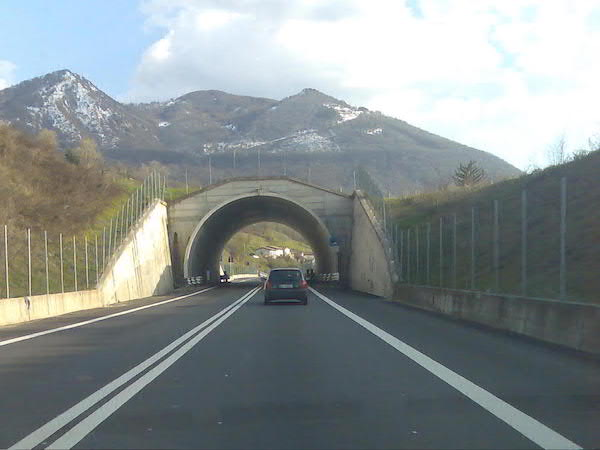
#> input picture Lanes-Detection/teste.jpg, 600 x 450 px
$ python Road.py
#> lines starting #> are read from the running program, lines starting #| are printed output that depends on the picture; after the words box and inside, x2 and y2 are one past the last pixel; in counts of white or black regions, pixels touching at a corner belong together
#> further down, img is the input picture: shape (450, 600, 3); mean B, G, R 143.6, 143.2, 135.4
import cv2 as cv
import numpy as np
import time
import matplotlib.pyplot as plt

def make_coordinates(img, line_parameters):
    slope, intercept = line_parameters
    y1 = img.shape[0]
    y2 = int(y1*(3.5/5))
    x1 = int((y1 - intercept)/slope)
    x2 = int((y2 - intercept)/slope)
    return np.array([x1, y1, x2, y2])

def average_slope_intercept(img, lines):
    left_fit = []
    right_fit = []
    for line in lines:
        x1, y1, x2, y2 = line.reshape(4)
        parameters = np.polyfit((x1, x2), (y1, y2), 1)
        slope = parameters[0]
        intercept = parameters[1]
        if slope < 0:
            left_fit.append((slope, intercept))
        else:
            right_fit.append((slope, intercept))
    left_fit_average = np.average(left_fit, axis=0)
    right_fit_average = np.average(right_fit, axis=0)
    left_line = make_coordinates(img, left_fit_average)
    right_line = make_coordinates(img, right_fit_average)
    return np.array([left_line, right_line])

def canny(img):
    gray = cv.cvtColor(img, cv.COLOR_BGR2GRAY)
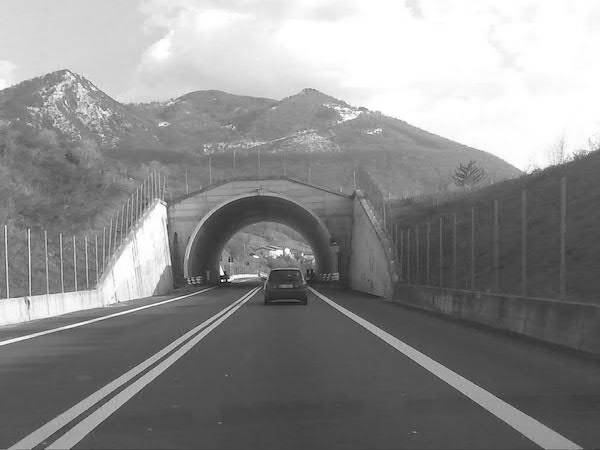
#> gray: shape (450, 600); min 2, max 255, mean 140.9
    blur = cv.GaussianBlur(gray, (5, 5), 0)
    canny = cv.Canny(blur, 100, 200)
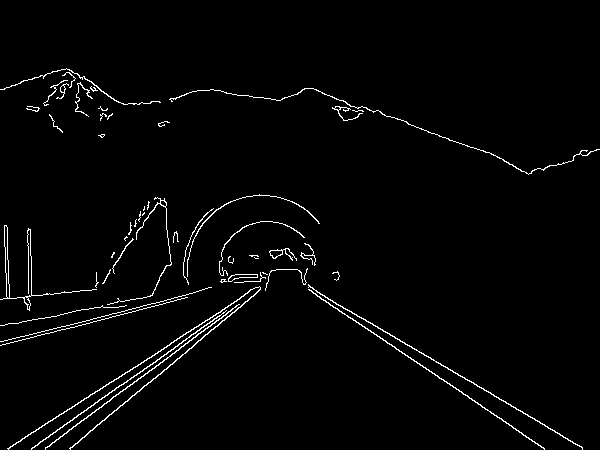
#> canny: shape (450, 600); 2.2% white in thin lines or dots, all inside (x1, y1, x2, y2) = (0, 68, 600, 450)
    return canny

def display_lines(img, lines):
    line_img = np.zeros_like(img)
    if lines is not None:
        for x1, y1, x2, y2 in lines:
            cv.line(line_img, (x1, y1), (x2, y2), (255, 0, 0), 10)
    return line_img

def region_of_interest(img):
    height = img.shape[0]
#> height = 450
    polygons = np.array([
        [(50, height), (561, height), (300, 250)]
        ])
#> polygons = [[50, 450], [561, 450], [300, 250]]
    mask = np.zeros_like(img)
    cv.fillPoly(mask, polygons, 255)
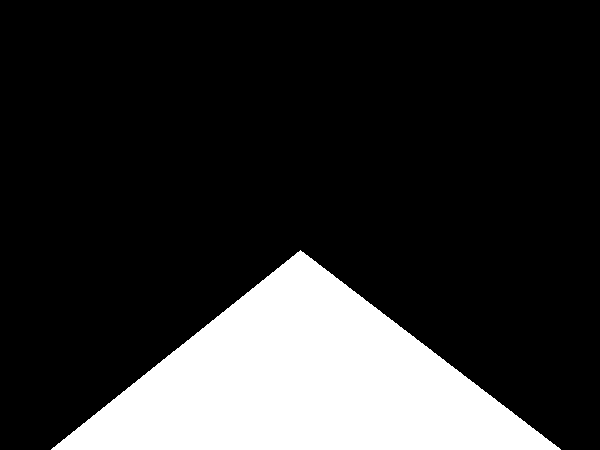
#> mask: shape (450, 600); 18.9% white; 1 white region, box (x1, y1, x2, y2) and area: (51, 250, 561, 450) 51156
    masked_img = cv.bitwise_and(img,  mask)
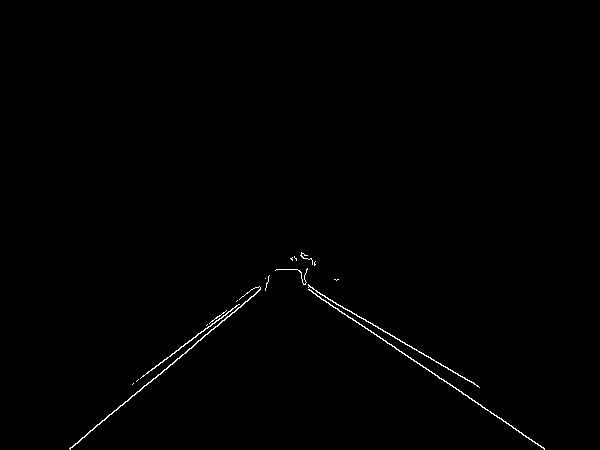
#> masked_img: shape (450, 600); 0.51% white in thin lines or dots, all inside (x1, y1, x2, y2) = (69, 252, 545, 450)
    return masked_img

img = cv.imread("teste.jpg")
lane_image = np.copy(img)
canny_img = canny(lane_image)
cropped_img = region_of_interest(canny_img)
lines = cv.HoughLinesP(cropped_img, 2, np.pi/180, 100, np.array([]), minLineLength=40,maxLineGap=5)
#> lines = [[70, 448, 267, 283], [308, 289, 544, 448], [365, 319, 479, 387], [143, 375, 216, 320], [133, 383, 238, 304], [352, 318, 521, 432], [302, 282, 441, 365]]
averaged_lines = average_slope_intercept(lane_image, lines)
#> the loop in average_slope_intercept, `for line in lines:` made 7 passes
#> (x1, y1, x2, y2, slope, intercept) on passes 1 to 7: (70, 448, 267, 283, -0.838, 506.6), (308, 289, 544, 448, 0.674, 81.49), (365, 319, 479, 387, 0.596, 101.3), (143, 375, 216, 320, -0.753, 482.7), (133, 383, 238, 304, -0.752, 483.1), (352, 318, 521, 432, 0.675, 80.56), (302, 282, 441, 365, 0.597, 101.7)
#> after the loop in average_slope_intercept, `for line in lines:`: left_fit = [(-0.838, 506.6), (-0.753, 482.7), (-0.752, 483.1)]; right_fit = [(0.674, 81.49), (0.596, 101.3), (0.675, 80.56), (0.597, 101.7)]
#> in average_slope_intercept, `left_fit_average = np.average(left_fit, axis=0)`: left_fit_average = [-0.781, 490.8]
#> in average_slope_intercept, `right_fit_average = np.average(right_fit, axis=0)`: right_fit_average = [0.635, 91.25]
#> in make_coordinates, `slope, intercept = line_parameters`: slope = -0.781; intercept = 490.8
#> in make_coordinates, `x1 = int((y1 - intercept)/slope)`: x1 = 52
#> in make_coordinates, `x2 = int((y2 - intercept)/slope)`: x2 = 225
#> in average_slope_intercept, `left_line = make_coordinates(img, left_fit_average)`: left_line = [52, 450, 225, 315]
#> in average_slope_intercept, `right_line = make_coordinates(img, right_fit_average)`: right_line = [564, 450, 352, 315]
#> averaged_lines = [[52, 450, 225, 315], [564, 450, 352, 315]]
line_img = display_lines(lane_image, averaged_lines)
#> the loop in display_lines, `for x1, y1, x2, y2 in lines:` made 2 passes
#> after the loop in display_lines, `for x1, y1, x2, y2 in lines:`:
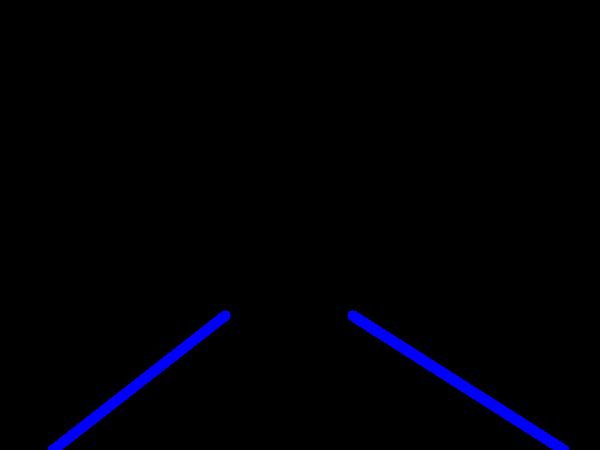
#> line_img: shape (450, 600, 3); mean of channels 0, 1, 2 4.9, 0, 0; drawn as B, G, R
combo_img = cv.addWeighted(lane_image, 0.8, line_img, 1, 1)
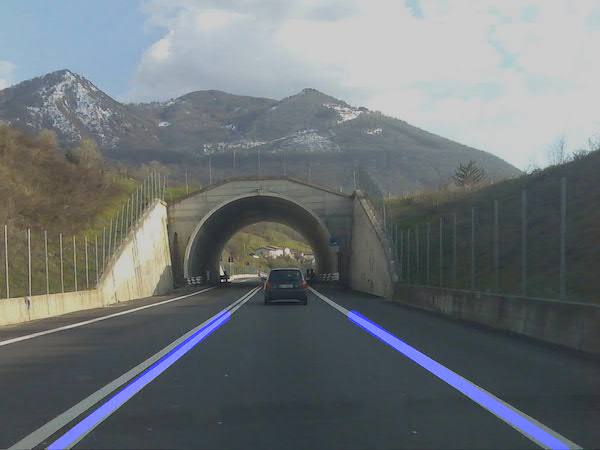
#> combo_img: shape (450, 600, 3); mean B, G, R 118.4, 115.5, 109.3
cv.imshow("result", combo_img)
cv.waitKey(0)

# [14 lines of commented-out code are left out]
